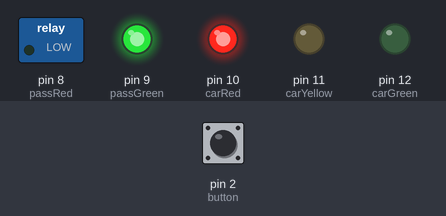
Simulated run of this sketch. Board: Arduino Uno, built with avr-gcc and run on an emulated ATmega328P. Shown: switched loads named in the sketch (green lamp = pin HIGH), output pins drawn as LEDs (lit = HIGH). Inputs (shaded band) come from the test bench; at power-on: pin 2 (button) LOW.

Above: at 2.1 s.
At 6.8 s:
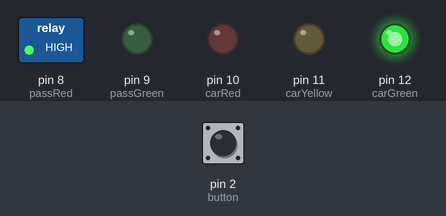
6.9 s: pin 2 (button) pulled HIGH for 3 s
At 7.8 s:
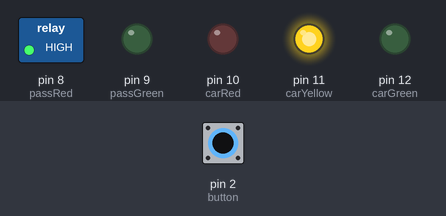
Timing chart, 0 to 18.5 s (numbered marks = the images above; inputs shaded):
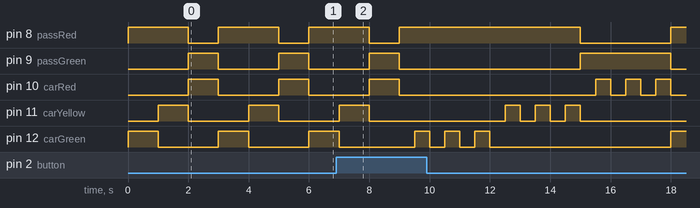

The sketch:

prueba.ino
```cpp
//VARIABLES
int carGreen = 12;
int carYellow = 11;
int carRed = 10;
int passGreen = 9;
int passRed = 8;
int button = 2;
int btnEstado;


void setup() {
  pinMode(carRed, OUTPUT);
  pinMode(carYellow, OUTPUT);
  pinMode(carGreen, OUTPUT);
  pinMode(passRed, OUTPUT);
  pinMode(passGreen, OUTPUT);
}


void loop() {
   btnEstado = digitalRead(button);
   ejecutar();
}


void ejecutar(){
  //EVALUA EL ESTADO DEL PIN 2 DEL BOTON SI ESTA PRECIONADO O NO
  if(btnEstado != LOW){
    btnPasarPeaton();
  }else{
    for(int i=0; i < 1 ; i++){
        // para como parametro el estado de los leds 12 11 10
        senialSemaforo(carGreen);
        senialSemaforo(carYellow);
        senialSemaforo(carRed);
      }
  }
}

void senialSemaforo(int pass){
  //utilizo el metodo pasarPeaton para evaluar el estado de los leds 12 11 10 y realizo que se apagen y encienda los leds por order 12 11 10
  pasarPeaton(pass);
  digitalWrite(pass,HIGH);
  delay(1000);
  digitalWrite(pass,LOW);
}


void btnPasarPeaton(){
    //paso como parametro el estado de los leds 12 11 10 para que luego sea evaluado
    senialPeaton(carGreen);
    senialPeaton(carYellow);
    senialPeaton(carRed);

}

void senialPeaton(int pass){
  //HACE PARPADEAR LOS LEDS 12 11 10 a traves de la funcion for 3 veces y  utilizo el metodo pasarPeaton para
  // evaluar el estado de los leds 12 11 10 y reutilizo codigo
  pasarPeaton(pass);
  for(int i = 0 ; i < 3 ; i++){
    digitalWrite(pass,LOW);
    delay(500);
    digitalWrite(pass,HIGH);
    delay(500);
  }
  digitalWrite(pass,LOW);
}


void pasarPeaton(int pass){
    //EVALUA EN QUE ESTADO SE ENCUENTRA EL PIN 12 , 11 , 10  Y ENCIENDE O APAGA LOS LEDS 9 O 8
    //SEGUN EL CASO
    switch(pass){
    case 12:
      digitalWrite(passGreen,LOW);
      digitalWrite(passRed,HIGH);
    break;
    case 11:
      digitalWrite(passRed,HIGH);
    break;
    case 10:
      digitalWrite(passRed,LOW);
      digitalWrite(passGreen,HIGH);
    break;
  }
}
```

Measured:
- by itself, pin 12 (carGreen): repeats every 1.0 s: HIGH 0.50 s, LOW 0.50 s
